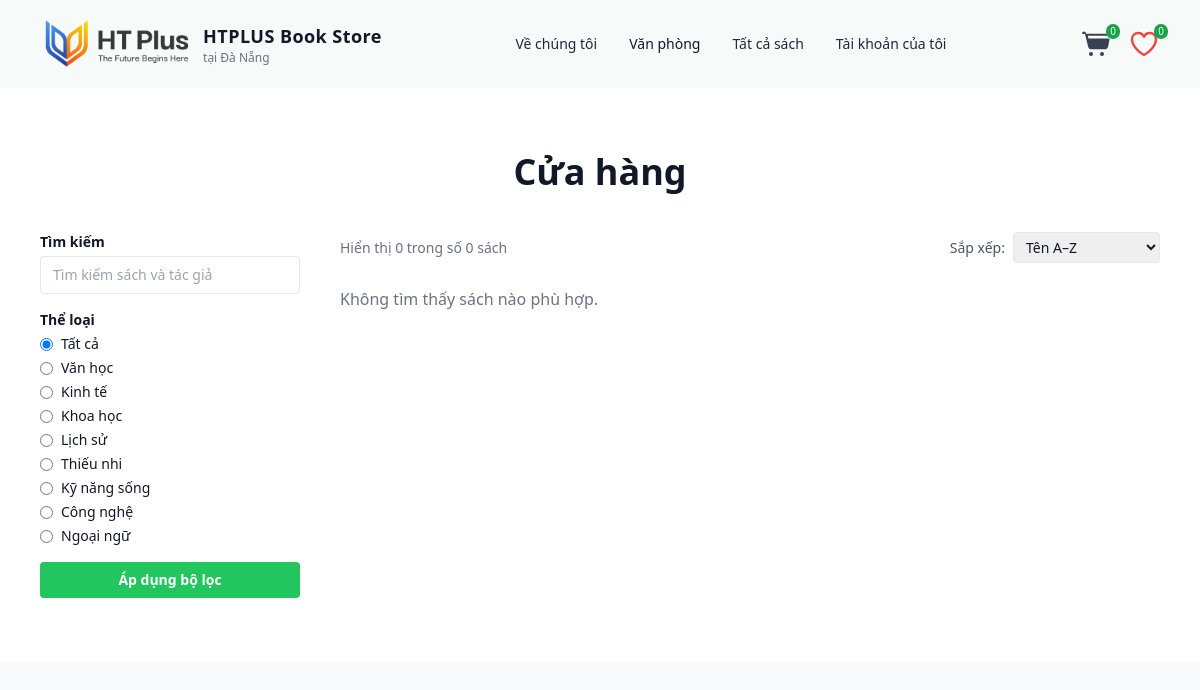
Page /products on the committed database.
### tables this page shows
CREATE TABLE IF NOT EXISTS `categories` (
  `id` int(11) NOT NULL AUTO_INCREMENT,
  `name` varchar(255) NOT NULL,
  `created_at` timestamp NOT NULL DEFAULT CURRENT_TIMESTAMP,
  PRIMARY KEY (`id`),
  UNIQUE KEY `name` (`name`)
);

### app/Controllers/ProductController.php (called while the page is built, shortened)
<?php
class ProductController extends BaseController
{
    private ProductService $productService;
    private CategoryService $categoryService;
    public function __construct()
    {
        $this->productService = new ProductService();
        $this->categoryService = new CategoryService();
    }
    public function shop(): void
    {
        $q = trim($_GET['q'] ?? '');
        $categoryIdRaw = $_GET['category_id'] ?? '';
        $category_id = $categoryIdRaw === '' ? null : (int)$categoryIdRaw;
        $sort = $_GET['sort'] ?? 'title_az';
        $page = isset($_GET['page']) ? (int)$_GET['page'] : 1;
        $perPage = 9;
        $filters = [
            'q' => $q,
            'category_id' => $category_id,
        ];
        $result = $this->productService->getShopProducts($filters, $sort, $page, $perPage);
        $categories = $this->categoryService->getAllCategories();
        \App\Core\View::render('products.shop', [
            'title' => 'Shop - HTPLUS Book Store',
            'products' => $result['products'],
            'categories' => $categories,
            'q' => $q,
            'current_cat_id' => $category_id,
            'current_sort' => $sort,
            'page' => $result['pagination']['page'],
            'total_pages' => $result['pagination']['total_pages'],
            'total_products' => $result['pagination']['total_products'],
        ], 'main');
    }
}

### public/index.php (called while the page is built, shortened)
<?php
$router = new Router();
$router->dispatch($_SERVER['REQUEST_URI'], $_SERVER['REQUEST_METHOD']);

### app/Repositories/ProductRepository.php (called while the page is built, shortened)
<?php
class ProductRepository extends BaseRepository
{
    public function countFiltered(array $filters): int
    {
        $q = trim($filters['q'] ?? '');
        $category_id = (int)($filters['category_id'] ?? 0);
        $sql = 'SELECT COUNT(*) AS total FROM products WHERE 1=1';
        $stmt = $this->db->prepare($sql);
        $stmt->execute();
        $row = $stmt->fetch(PDO::FETCH_ASSOC);
        return (int)($row['total'] ?? 0);
    }
    public function getFiltered(array $filters, string $sort, int $limit, int $offset): array
    {
        $sql    = 'SELECT * FROM products WHERE 1=1';
        $params = [];
        switch ($sort) {
            case 'title_az':
            default:
                $orderBy = 'name ASC';
                break;
        }
        $sql .= " ORDER BY $orderBy LIMIT :limit OFFSET :offset";
        $stmt = $this->db->prepare($sql);
        $stmt->bindValue(':limit', $limit, PDO::PARAM_INT);
        $stmt->bindValue(':offset', $offset, PDO::PARAM_INT);
        $stmt->execute();
        $rows = $stmt->fetchAll(PDO::FETCH_ASSOC);
        return array_map(fn($row) => $this->mapRow($row), $rows);
    }
}

### app/Core/Database.php (called while the page is built, shortened)
<?php
class Database{
    private static ?PDO $connection = null;
    public static function getConnection(): PDO
    {
        if (self::$connection === null) {
            $config = require __DIR__ . '/../../config/database.php';
            $dsn = sprintf(
                'mysql:host=%s;port=%d;dbname=%s;charset=%s',
                $config['host'],
                $config['port'],
                $config['dbname'],
                $config['charset']
            );
            try {
                self::$connection = new PDO(
                    $dsn,
                    $config['user'],
                    $config['pass'],
                    [
                        PDO::ATTR_ERRMODE => PDO::ERRMODE_EXCEPTION,
                        PDO::ATTR_DEFAULT_FETCH_MODE => PDO::FETCH_ASSOC,
                    ]
                );
            } catch (PDOException $e) {
                die('Database connection failed : ' . $e->getMessage());
            }
        }
        return self::$connection;
    }
}

### app/Services/CategoryService.php (called while the page is built, shortened)
<?php
class CategoryService
{
    private CategoryRepository $repository;
    public function __construct()
    {
        $this->repository = new CategoryRepository();
    }
    public function getAllCategories(): array
    {
        return $this->repository->findAll();
    }
}

### app/Core/BaseRepository.php (called while the page is built, shortened)
<?php
abstract class BaseRepository
{
    public function __construct()
    {
        $this->db = Database::getConnection();
    }
}

### app/Repositories/CategoryRepository.php (called while the page is built, shortened)
<?php
class CategoryRepository extends BaseRepository
{
    private function mapRow(array $row): Category
    {
        $category = new Category();
        $category->id = (int) $row["id"];
        $category->name = $row["name"];
        $category->created_at = $row["created_at"];
        return $category;
    }
    public function findAll(): array
    {
        $stmt = $this->db->prepare("SELECT * FROM categories ORDER BY id ASC");
        $stmt->execute();
        $rows = $stmt->fetchAll(PDO::FETCH_ASSOC);
        return array_map(fn($row) => $this->mapRow($row), $rows);
    }
}

### config/database.php (called while the page is built)
<?php
return [
    'host' => '127.0.0.1',
    'port' => 3306,
    'dbname' => 'simple_store_db',
    'user' => 'root',
    'pass' => '',
    'charset' => 'utf8mb4',
];

### app/Services/ProductService.php (called while the page is built, shortened)
<?php
class ProductService
{
    private ProductRepository $repository;
    public function __construct()
    {
        $this->repository = new ProductRepository();
    }
    public function getShopProducts(array $filters, string $sort, int $page, int $perPage): array
    {
        $totalProducts = $this->repository->countFiltered($filters);
        $totalPages = (int)max(1, ceil($totalProducts / $perPage));
        $offset = ($page - 1) * $perPage;
        $products = $this->repository->getFiltered($filters, $sort, $perPage, $offset);
        return [
            'products' => $products,
            'pagination' => [
                'page' => $page,
                'total_pages' => $totalPages,
                'total_products' => $totalProducts,
            ]
        ];
    }
}

### app/Core/Auth.php (called while the page is built, shortened)
<?php
class Auth
{
    public static function user(): ?User
    {
        return null;
    }
    public static function isLoggedIn(): bool
    {
        return self::user() !== null;
    }
}

### app/Views/products/shop.php (the view, shortened to what this page needs)
<section class="py-16 bg-white">
    <div class="max-w-6xl mx-auto px-4">
        <h1 class="text-4xl font-semibold text-center mb-10">Cửa hàng</h1>
        <div class="grid grid-cols-1 md:grid-cols-[260px,1fr] gap-10">
            <aside class="space-y-6 text-sm">
                <form method="get" class="space-y-4">
                    <div>
                        <label class="block mb-1 font-semibold">Tìm kiếm</label>
                        <input
                            type="text"
                            name="q"
                            value="<?= View::e($q ?? '') ?>"
                            placeholder="Tìm kiếm sách và tác giả"
                            class="w-full border rounded px-3 py-2 text-sm"
                        />
                    </div>
                    <div>
                        <p class="mb-1 font-semibold">Thể loại</p>
                        <div class="space-y-1 max-h-64 overflow-auto pr-2">
                            <label class="flex items-center gap-2">
                                <input
                                    type="radio"
                                    name="category_id"
                                    value=""
                                    <?= empty($current_cat_id) ? 'checked' : '' ?>
                                />
                                <span>Tất cả</span>
                            </label>
                            <?php foreach ($categories as $cat): ?>
                                <label class="flex items-center gap-2">
                                    <input
                                        type="radio"
                                        name="category_id"
                                        value="<?= (int)$cat->id ?>"
                                        <?= ($current_cat_id ?? 0) === (int)$cat->id ? 'checked' : '' ?>
                                    />
                                    <span><?= View::e($cat->name) ?></span>
                                </label>
                            <?php endforeach; ?>
                        </div>
                    </div>
                    <button
                        type="submit"
                        class="w-full bg-green-500 text-white py-2 rounded text-sm font-semibold">
                        Áp dụng bộ lọc
                    </button>
                </form>
            </aside>
            <div>
                <div class="flex flex-col md:flex-row md:items-center md:justify-between gap-4 mb-6">
                    <p class="text-sm text-gray-500">
                        Hiển thị <?= count($products) ?> trong số <?= (int)($total_products ?? 0) ?> sách
                    </p>
                    <div class="flex items-center gap-2 text-sm">
                        <span class="text-gray-600">Sắp xếp:</span>
                        <form method="get" class="flex items-center gap-2" data-turbo-frame="_top">
                            <select name="sort" class="border rounded px-2 py-1 text-sm"
                                    onchange="this.form.requestSubmit()">
                                <option value="title_az"     <?= ($current_sort ?? '') === 'title_az' ? 'selected' : '' ?>>Tên A–Z</option>
                            </select>
                        </form>
                    </div>
                </div>
                <?php if (empty($products)): ?>
                    <p class="text-gray-500">Không tìm thấy sách nào phù hợp.</p>
                <?php endif; ?>
            </div>
        </div>
    </div>
</section>

### app/Core/Router.php (shortened to what this page needs)
<?php
class Router
{
    private array $routes = [
        'GET' => [],
        'POST' => [],
    ];
    public function get(string $path, array $handler): void
    {
        $this->routes['GET'][$path] = $handler;
    }
    public function post(string $path, array $handler): void
    {
        $this->routes['POST'][$path] = $handler;
    }
    public function dispatch(string $uri, string $method): void
    {
        $path = parse_url($uri, PHP_URL_PATH);
        if (isset($this->routes[$method][$path])) {
            [$class, $action] = $this->routes[$method][$path];
            $controller = new $class();
            call_user_func([$controller, $action]);
            return;
        }
    }
}

### app/Core/View.php (shortened to what this page needs)
<?php
class View
{
    private static string $layoutPath = __DIR__ . '/../Views/layouts/';
    private static string $viewPath = __DIR__ . '/../Views/';
    public static function render(string $view, array $data = [], ?string $layout = 'main'): void
    {
        extract($data);
        $viewFile = self::$viewPath . str_replace('.', '/', $view) . '.php';
        include $viewFile;
        $content = ob_get_clean();
        if ($layout !== null) {
            $layoutFile = self::$layoutPath . $layout . '.php';
            include $layoutFile;
        } else {
            echo $content;
        }
    }
    public static function e($value): string
    {
        return htmlspecialchars((string)$value, ENT_QUOTES, 'UTF-8');
    }
    public static function asset(string $path): string
    {
        return '/assets/' . ltrim($path, '/');
    }
}

### app/Views/layouts/main.php (shortened to what this page needs)
<!DOCTYPE html>
<html lang="vi">
<head>
    <script src="https://cdn.tailwindcss.com"></script>
    <link rel="stylesheet" href="<?= View::asset('css/app.css') ?>">
</head>
<body class="bg-gray-50 text-gray-900">
    <?php include __DIR__ . '/../partials/navbar.php'; ?>
    <?= $content ?>
</body>
</html>

### app/Views/partials/navbar.php (shortened to what this page needs)
<?php
$currentPath = parse_url($_SERVER['REQUEST_URI'], PHP_URL_PATH);
if (!function_exists('nav_active')) {
    function nav_active(string $path): string {
        global $currentPath;
        return $currentPath === $path
            ? 'text-green-600 font-semibold'
            : 'text-gray-800 hover:text-green-600';
    }
}
?>
<header class="w-full bg-[#f6faf9] shadow-sm">
    <div class="max-w-6xl mx-auto flex items-center justify-between py-4 px-4">
        <div class="flex items-center space-x-2">
            <img
                src="<?= View::asset('app-image/htplus-book-store-logo.png') ?>"
                alt="HTPLUS Book Store"
                class="h-10 md:h-12 lg:h-14 w-auto"
            >
            <div class="leading-tight">
                <div class="text-lg font-semibold tracking-wide">HTPLUS Book Store</div>
                <div class="text-xs text-gray-500">tại Đà Nẵng</div>
            </div>
        </div>
        <nav class="hidden md:flex items-center space-x-8 text-sm">
            <a href="/about" class="<?= nav_active('/about') ?>">Về chúng tôi</a>
            <a href="/#our-locations" class="hover:text-green-600">Văn phòng</a>
            <a href="/products" class="<?= nav_active('/products') ?>">Tất cả sách</a>
            <?php if (Auth::isLoggedIn()): ?>
                <a href="/account" class="<?= nav_active('/account') ?>">Tài khoản của tôi</a>
            <?php else: ?>
                <a href="/auth/login" class="<?= nav_active('/auth/login') ?>">Tài khoản của tôi</a>
            <?php endif; ?>
        </nav>
        <div class="flex items-center space-x-4 text-green-500">
                <a href="/cart" class="relative cursor-pointer hover:scale-110 transition">
        <span id="cart-count"
          class="absolute -top-1 -right-2 text-[10px] bg-green-600 text-white rounded-full px-1">
        <?= $_SESSION['cart_count'] ?? 0 ?>
        </span>
    </a>
            <button class="relative text-red-500 hover:text-red-600 transition cursor-pointer">
    <span class="absolute -top-1 -right-2 text-[10px] bg-green-600 text-white rounded-full px-1">
        0
    </span>
</button>
        </div>
    </div>
</header>

### public/assets/css/app.css (style rules this page uses)
html { scroll-behavior: smooth; }

### rows in the picture
categories: category_id "☐ Văn học", name "Văn học"
categories: category_id "☐ Kinh tế", name "Kinh tế"
categories: category_id "☐ Khoa học", name "Khoa học"
categories: category_id "☐ Lịch sử", name "Lịch sử"
categories: category_id "☐ Thiếu nhi", name "Thiếu nhi"
categories: category_id "☐ Kỹ năng sống", name "Kỹ năng sống"
categories: category_id "☐ Công nghệ", name "Công nghệ"
categories: category_id "☐ Ngoại ngữ", name "Ngoại ngữ"

### other values in the picture
$_SESSION['cart_count'] "0"
count($products) "0"
$total_products "0"
